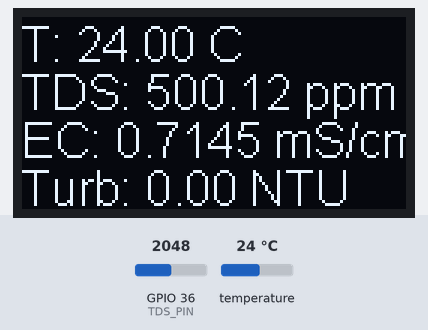
The sketch below on a simulated ESP32. Shown: 128×64 one-colour display. The test bench sets the inputs (shaded band); at power-on: temperature 24 °C, GPIO 36 (TDS_PIN) = 2048 (analog values on the 0–4095 scale). WiFi joins after 1.5 s; servers stay silent unless stated; uploads are accepted with an empty reply; what the sketch prints to the serial monitor is not drawn.

Above: at 2.9 s.
3.0 s: temperature set to 41 °C
At 6.9 s:
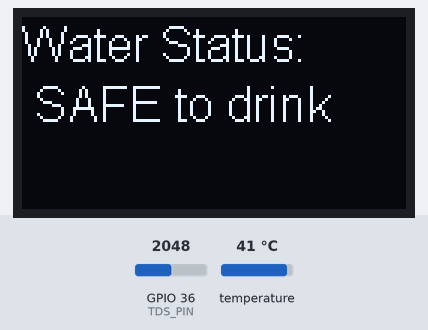
11.2 s: GPIO 36 (TDS_PIN) set to 2866
At 14.3 s:
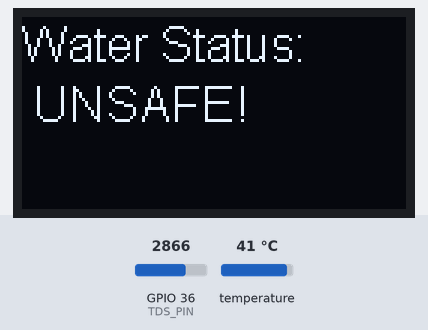
18.5 s: temperature set to 12 °C
At 25.5 s:
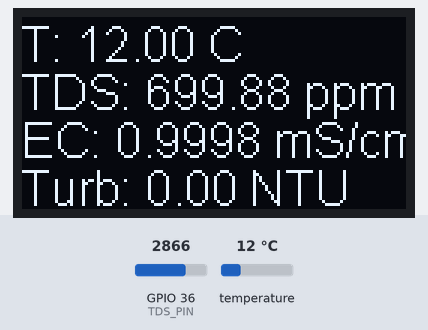
25.9 s: GPIO 36 (TDS_PIN) set to 3603
At 32.9 s:
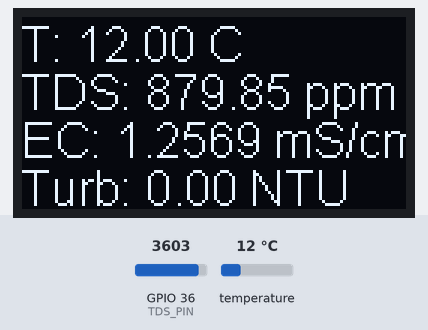
33.3 s: temperature set to 19 °C
At 40.3 s:
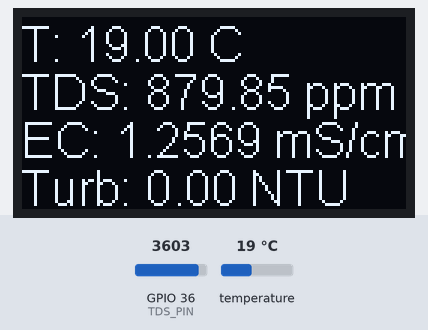
40.7 s: GPIO 36 (TDS_PIN) set to 4095
At 47.7 s:
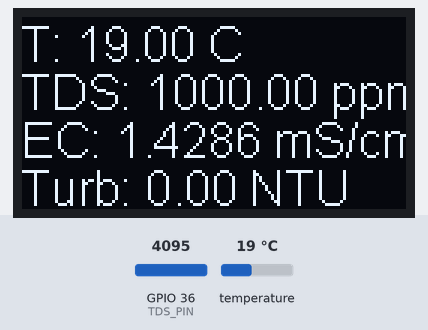
Timing chart, 0 to 49.1 s (numbered marks = the images above; inputs shaded):
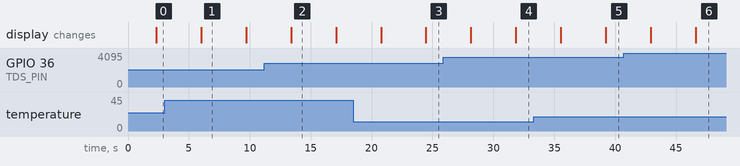

Measured:
- after the input at 3.0 s, the display: changes after 3.0 s (image 1)
- after the input at 11.2 s, the display: changes after 2.2 s (image 2)
- after the input at 18.5 s, the display: first differs from a run without the input after 6.0 s (image 3)
- after the input at 25.9 s, the display: first differs from a run without the input after 6.0 s (image 4)
- after the input at 33.3 s, the display: first differs from a run without the input after 5.9 s (image 5)
- after the input at 40.7 s, the display: first differs from a run without the input after 5.9 s (image 6)
- what the display in image 1 shows lasts 3.7 s, from 6.0 s to 9.7 s

The sketch:

sketch_mar21a.ino
```cpp
#include <Arduino.h>
#include <Wire.h>
#include <EEPROM.h>
#include <WiFi.h>
#include <HTTPClient.h>
#include <OneWire.h>
#include <DallasTemperature.h>
#include <SH1106Wire.h>  // SH1106 OLED Display Library
#include <WiFiClientSecure.h>

// OLED Display (SH1106) - Correct I2C Pins
#define SCREEN_WIDTH 128
#define SCREEN_HEIGHT 64
SH1106Wire display(0x3C, 26, 25);  // Address, SDA (GPIO 26), SCL (GPIO 25)

// DS18B20 Temperature Sensor Setup
#define ONE_WIRE_BUS 14  // GPIO 14 for DS18B20
OneWire oneWire(ONE_WIRE_BUS);
DallasTemperature sensors(&oneWire);

// TDS (EC) Sensor
#define TDS_PIN 36       // TDS Sensor on GPIO 36 (VP)

// WiFi & ThingSpeak Configuration
String apiKey = "S15GM7SY3YD1LXUB";  // Replace with your ThingSpeak API key
const char *ssid = "Alpha";  // WiFi SSID
const char *pass = "74314420";  // WiFi Password
const char *server = "api.thingspeak.com";
WiFiClient client;

// Google Sheets Configuration
const char *googleScriptURL = "https://script.google.com/macros/s/AKfycby6E0Ujip6JU7hWX9OI9Zk6i6mpMfo87KikqbTV1LSuCZUEFXDjh36WPslCOrfBmV6_IQ/exec"; // Replace with your Google Apps Script URL

// Sensor Data Variables
float voltage, tdsValue, ecValue, tdsFactor, temperature = 25;
String turbidityData = "";
float turbidityVal = 0.0;
float turbidityValue = 0.0; // Turbidity value

// Calibration Constants
#define VREF 3.3       // ESP32 reference voltage (3.3V)
#define ADC_MAX 4095   // ESP32 ADC resolution (12-bit)

// Safety Thresholds
#define EC_THRESHOLD 0.5     // Max EC for drinkable water (mS/cm)
#define PPM_THRESHOLD 350
#define TURB_THRESHOLD 5
bool showWaterStatus = false; // Toggle variable

void setup() {
  Serial.begin(115200);
  Serial2.begin(115200, SERIAL_8N1, 16, 17);  // Arduino (RX: GPIO 16, TX: GPIO 17)

  sensors.begin();

  // Initialize OLED Display
  display.init();
  display.flipScreenVertically();
  display.clear();

  analogReadResolution(12);
  analogSetPinAttenuation(TDS_PIN, ADC_11db);

  // WiFi Connection
  Serial.println("Connecting to WiFi...");
  WiFi.begin(ssid, pass);
  while (WiFi.status() != WL_CONNECTED) {
    delay(500);
    Serial.print("...");
  }
  Serial.println("\nWiFi Connected!");
}

void loop() {
  // Read Temperature
  sensors.requestTemperatures();
  temperature = sensors.getTempCByIndex(0);

  // Read TDS (EC) Sensor
  int rawADC = analogRead(TDS_PIN);
  voltage = (rawADC / (float)ADC_MAX) * VREF;
  float compensationFactor = 1.0 + 0.018 * (temperature - 25.0);
  float compensatedVoltage = voltage / compensationFactor;

  if (compensatedVoltage < 1.30) {
    tdsFactor = 0.4;
  } else {
    tdsFactor = 1.0;
  }

  // TDS Calculation
  tdsValue = (rawADC / (float)ADC_MAX) * 1000 * tdsFactor;
  ecValue = (tdsValue / 0.7) / 1000;

  // Read Turbidity Sensor Data from Arduino via Serial2
  if (Serial2.available()) {
    turbidityData = Serial2.readStringUntil('\n');
    turbidityVal = turbidityData.toFloat();
    turbidityValue = turbidityVal / 1.0;
  }

  // Debugging Output
  Serial.println("====================================");
  Serial.print("Temperature: "); Serial.print(temperature, 2); Serial.println("°C");
  Serial.print("TDS: "); Serial.print(tdsValue, 2); Serial.println(" ppm");
  Serial.print("EC: "); Serial.print(ecValue, 4); Serial.println(" mS/cm");
  Serial.print("Turb: "); Serial.println(turbidityValue);
  Serial.println(compensatedVoltage);
  Serial.println("====================================");

  // Check Water Quality
  bool isDrinkable = (ecValue <= EC_THRESHOLD) && (turbidityValue <= TURB_THRESHOLD) && (tdsValue <= PPM_THRESHOLD);

  // Toggle OLED display
  display.clear();
  display.setFont(ArialMT_Plain_16);

  if (showWaterStatus) {
    display.drawString(0, 0, "Water Status:");
    if (isDrinkable) {
      display.drawString(0, 20, "✅ SAFE to drink");
    } else {
      display.drawString(0, 20, "⚠️ UNSAFE!");
    }
  } else {
    display.drawString(0, 0, "T: " + String(temperature, 2) + " C");
    display.drawString(0, 16, "TDS: " + String(tdsValue, 2) + " ppm");
    display.drawString(0, 32, "EC: " + String(ecValue, 4) + " mS/cm");
    display.drawString(0, 48, "Turb: " + String(turbidityValue) + " NTU");
  }

  display.display();
  delay(2000);
  showWaterStatus = !showWaterStatus;

  // Send Data
  sendToThingSpeak(temperature, tdsValue, ecValue, turbidityValue, isDrinkable);
  sendToGoogleSheets(temperature, tdsValue, ecValue, turbidityValue, isDrinkable);
}

// Function to Send Data to ThingSpeak
void sendToThingSpeak(float temp, float tds, float ec, float turb, bool isDrinkable) {
  if (client.connect(server, 80)) {
    String postStr = apiKey;
    postStr += "&field1=" + String(temp, 2);
    postStr += "&field2=" + String(tds, 2);
    postStr += "&field3=" + String(ec, 4);
    postStr += "&field4=" + String(turb, 2);
    postStr += "&field5=" + String(isDrinkable ? 1 : 0);
    postStr += "\r\n\r\n";

    client.print("POST /update HTTP/1.1\n");
    client.print("Host: api.thingspeak.com\n");
    client.print("Connection: close\n");
    client.print("X-THINGSPEAKAPIKEY: " + apiKey + "\n");
    client.print("Content-Length: " + String(postStr.length()) + "\n\n");
    client.print(postStr);

    delay(500);
    Serial.println("Data sent to ThingSpeak.");
  } else {
    Serial.println("Failed to connect to ThingSpeak.");
  }
  client.stop();
}

// Function to Send Data to Google Sheets
void sendToGoogleSheets(float temp, float tds, float ec, float turb, bool isDrinkable) {
  if (WiFi.status() == WL_CONNECTED) {
    HTTPClient http;
    http.begin(googleScriptURL);
    http.setFollowRedirects(HTTPC_STRICT_FOLLOW_REDIRECTS);
    http.addHeader("Content-Type", "application/x-www-form-urlencoded");

    String postData = "temperature=" + String(temp, 2) +
                      "&ppm=" + String(tds, 2) +
                      "&conductivity=" + String(ec, 4) +
                      "&turbidity=" + String(turb, 2) +
                      "&drinkability=" + (isDrinkable ? "1" : "0");  // Ensure correct format

    Serial.println("🔄 Sending Data: " + postData);

    int httpResponseCode = http.POST(postData);
    Serial.println("📡 Google Sheets Response Code: " + String(httpResponseCode));

    if (httpResponseCode > 0) {
      String response = http.getString();
      Serial.println("✅ Server Response: " + response);
    } else {
      Serial.println("❌ HTTP Error: " + String(httpResponseCode));
    }

    http.end();
  } else {
    Serial.println("❌ WiFi Not Connected!");
  }
}
```
